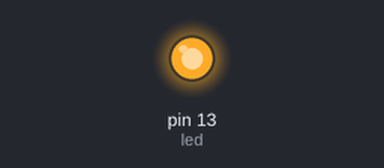
This sketch was run on a simulated Arduino Uno, built with avr-gcc and run on an emulated ATmega328P. On the bench: output pins drawn as LEDs (lit = HIGH). What the sketch prints to the serial monitor is not drawn.

Above: at 2.5 s.
At 7.5 s:
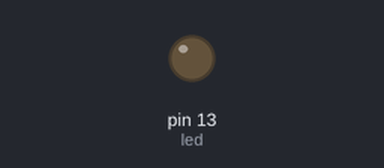
Timing chart, 0 to 13.0 s (numbered marks = the images above):
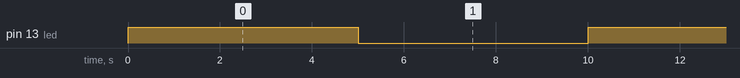

Measured:
- by itself, pin 13 (led): alternates HIGH for 5.0 s and LOW for 5.0 s

The sketch:

xbee_api_frame.ino
```cpp
int led = 13;                           //  set pin 13 as led

void setup() {                          //  start setup
pinMode(led, OUTPUT);                   //  set led as output
Serial.begin(9600);                     //  Start serial comm
}

void loop() {
  digitalWrite(led, HIGH);               // turn on led
  setRemoteState(0x5);
  delay(5000);
  digitalWrite(led, LOW);
  setRemoteState(0x4);
  delay(5000);
}

void setRemoteState(char value) {
  Serial.write(0x7E);                      //  start byte
  Serial.write((byte)0x00);                //  high part of lenght (always zero);
  Serial.write(0x10);                      //  low part of lenght (the number of bytes that follow)
  Serial.write(0x17);                      //  0X17 is a remote AT command
  Serial.write((byte)0x00);                //  frame id set to zero for no replay

                                           //  ID or recipient, or use 0xFFFF for broadcast
  Serial.write((byte)0x00);
  Serial.write((byte)0x00);
  Serial.write((byte)0x00);
  Serial.write((byte)0x00);
  Serial.write((byte)0x00);
  Serial.write((byte)0x00);
  Serial.write(0xFF);
  Serial.write(0xFF);                       //  0xFF for broadcast

  //16 bits of recipient or 0xFFFE

  Serial.write(0xFF);
  Serial.write(0xFE);

  Serial.write(0x02);                        //  0x02 to apply changes immediatly

  //command name in ASCII characters
  Serial.write('D');
  Serial.write('3');

  //command data in as many bytes as needed
  Serial.write(value);

  //checksum is all bytes after lenght
  long sum = 0x17 + 0xFF + 0xFF + 0xFF + 0xFE + 0x02 + 'D' + '3' + value;
  Serial.write ( 0xFF - ( sum & 0xFF));   // calculate the checksum
}
```
